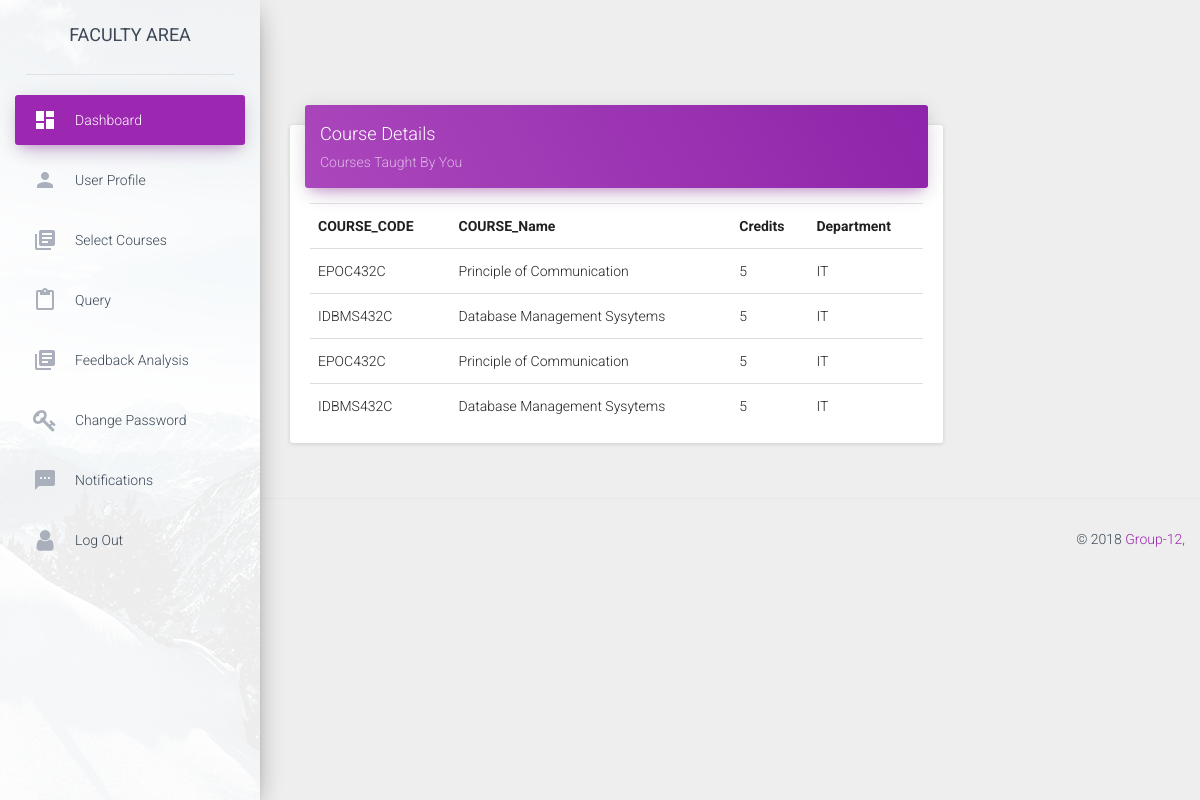
Page /facultydashboard/iit2016047 (signed in) on the earlier database version.
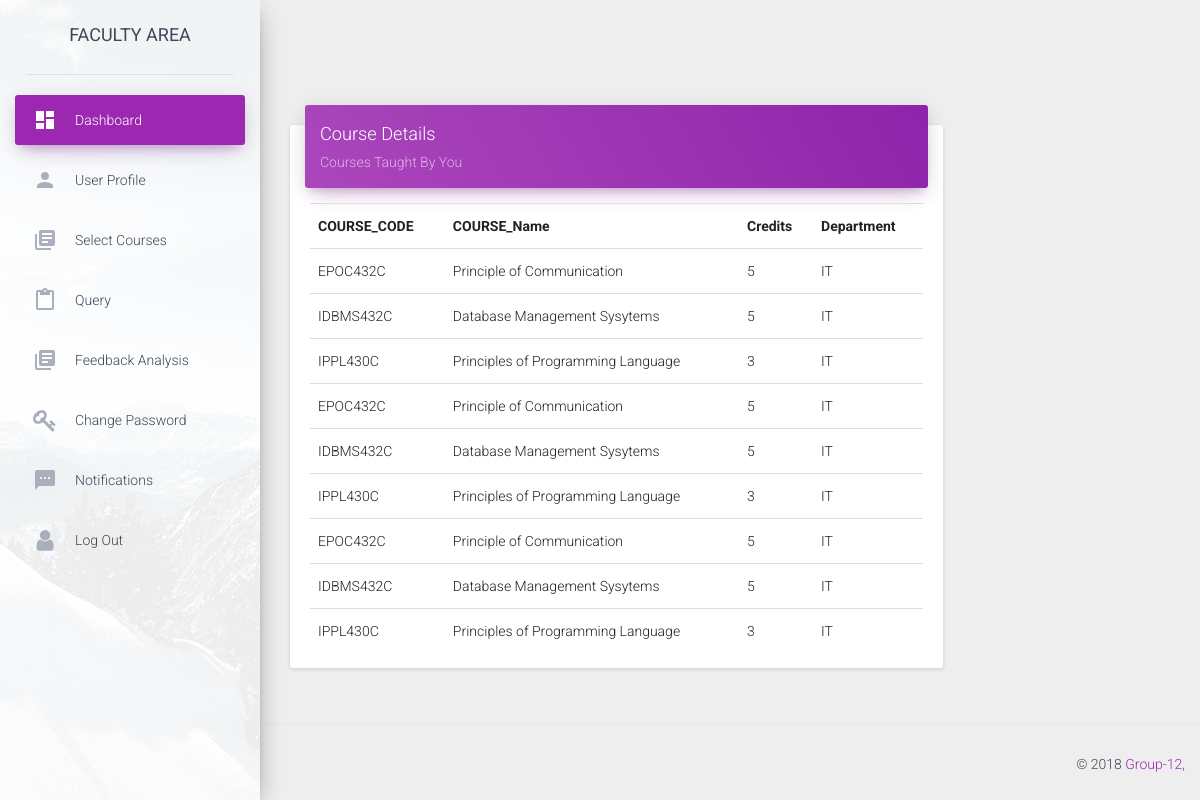
Same page on the later database version.
### app.py (models this page shows)
class courses(db.Model):
	__tablename__ = 'courses'
	column_display_pk = True
	course_code = db.Column(db.String(20), primary_key=True)
	course_name = db.Column(db.String(40))
	credits = db.Column(db.Integer)
	semester = db.Column(db.Integer)
	department = db.Column(db.String(40))

### app.py (the view)
@app.route('/facultydashboard/<id>')
def facultydashboard(id):
	global current,type1
	if session.get('logged_in') and id == current:
		conn = sqlite3.connect('students.sqlite3')
		cur = conn.cursor()
		cur.execute("SELECT * FROM users WHERE username = (?)",(id,))
		users = cur.fetchone()
		cur.execute("SELECT courses.course_code,course_name,credits,department FROM users_courses,courses WHERE useremail = (?) and users_courses.course_code = courses.course_code",(id+"@iiita.ac.in",))
		courses = cur.fetchall()
		print (users)
		print (courses)
		cur = conn.cursor()
		cur.execute("SELECT * FROM query WHERE useremail = (?) and seen = (?) and reply_to_query!=(?)",(id+"@iiita.ac.in",0,"None",))
		notifications = cur.fetchall()
		if notifications==[]:
			notifications=None
		conn.close()
		return render_template("facultydashboard.html",type1=type1,users=users,notifications=notifications,courses = courses)
	return redirect(url_for('login'))

### templates/facultydashboard.html (shortened to what this page needs)
<!doctype html>
<html lang="en">
<head>
    <link href="../static/css/bootstrap.min.css" rel="stylesheet" />
    <link href="../static/css/material-dashboard.css?v=1.2.0" rel="stylesheet" />
    <link href="../static/css/demo.css" rel="stylesheet" />
    <link href="http://maxcdn.bootstrapcdn.com/font-awesome/latest/css/font-awesome.min.css" rel="stylesheet">
</head>
<body>
	<div class="wrapper">
        <div class="sidebar" data-color="purple" data-image="../assets/img/sidebar-1.jpg">
            <div class="logo">
                <label class="simple-text">
                    FACULTY AREA
                </label>
            </div>
            <div class="sidebar-wrapper">
                <ul class="nav">
                     <li class="active">
                        <a href="{{url_for('facultydashboard',id=users[1])}}">
                            <i class="material-icons">dashboard</i>
                            <p>Dashboard</p>
                        </a>
                    </li>
                    <li>
                        <a href="{{url_for('profile',id=users[1])}}">
                            <i class="material-icons">person</i>
                            <p>User Profile</p>
                        </a>
                    </li>
                    <li>
                        <a href="{{url_for('courses')}}">
                            <i class="material-icons">library_books</i>
                            <p>Select Courses</p>
                        </a>
                    </li>
                    <li>
                        <a href="{{url_for('query')}}">
                            <i class="material-icons">content_paste</i>
                            <p>Query</p>
                        </a>
                    </li>
                    <li>
                        <a href="{{url_for('feedbackanalysis')}}">
                            <i class="material-icons">library_books</i>
                            <p>Feedback Analysis</p>
                        </a>
                    </li>
            <li>
                        <a href="{{url_for('change_password',id=users[1])}}">
                            <i class="fa fa-key"></i>
                            <p>Change Password</p>
                        </a>
                    </li>
            <li>
                        <a href="{{url_for('notifications')}}">
                            <i class="material-icons">sms</i>
                            <p>Notifications</p>
                        </a>
                    </li>
                    <li>
                        <a href="{{url_for('logout')}}">
                            <i class="fa fa-user"></i>
                            <p>Log Out</p>
                        </a>
                    </li>
                </ul>
            </div>
        </div>
        <div class="main-panel">
            <div class="content">
                <div class="container-fluid">
                    <div class="row">
                        <div class="col-md-9">
                            <div class="card">
                                <div class="card-header" data-background-color="purple">
                                    <h4 class="title">Course Details</h4>
                                    <p class="category">Courses Taught By You</p>
                                </div>
                                <div class="card-content table-responsive">
                                    <table class="table">
                                          <tr>
                                            <th>COURSE_CODE</th>
                                            <th>COURSE_Name</th>
                                            <th>Credits</th>
                                            <th>Department</th>
                                          </tr>
                                            {% for item in courses %}
                                            <tr>
                                                <td>{{item[0]}}</td>
                                                <td>{{item[1]}}</td>
                                                <td>{{item[2]}}</td>
                                                <td>{{item[3]}}</td>
                                            </tr>
                                            {% endfor %}
                                    </table>
                                </div>
                            </div>
                        </div>
                    </div>
                </div>
            </div>
            <footer class="footer">
                <div class="container-fluid">
                    <p class="copyright pull-right">
                        &copy;
                        <a href="./facultydashboard.html">Group-12</a>,
                    </p>
                </div>
            </footer>
        </div>
    </div>
	</body>
</html>

Differences in the rows shown:
added courses: course_code "IPPL430C", course_name "Principles of Programming Language", credits "3", department "IT", courses (course_code "EPOC432C", course_name "Principle of Communication", credits "5", department "IT"), courses (course_code "IDBMS432C", course_name "Database Management Sysytems", credits "5", department "IT")
